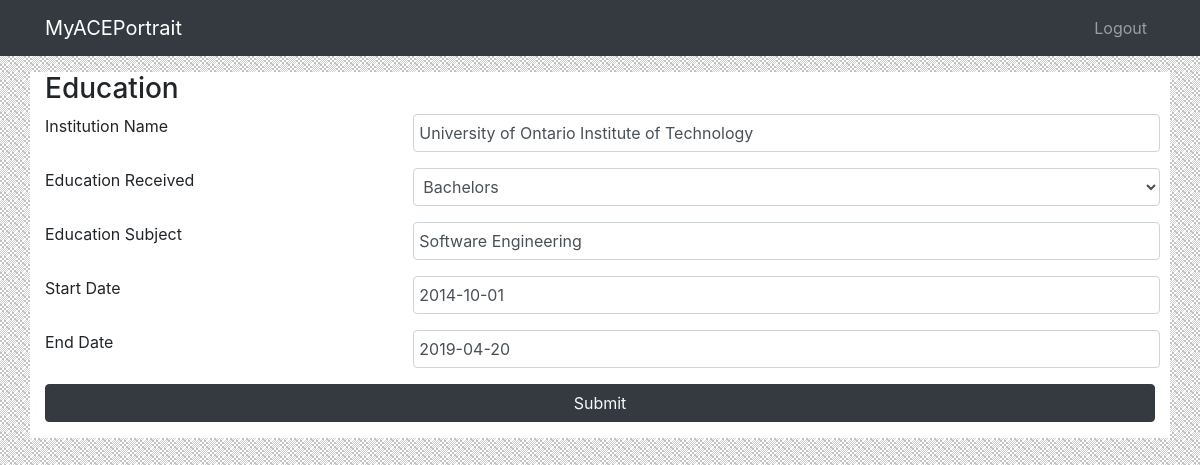
Page /p/education/edit/1 (signed in) on the committed database.
### main/models.py (models this page shows, shortened)
class ProspectEducation(models.Model):
	TYPE = (
		('C', 'Certificate'),
		('D', 'Diploma'),
		('B', 'Bachelors'),
		('M', 'Masters'),
		('P', 'PhD')
	)
	prospect = models.ForeignKey(User, on_delete=models.CASCADE)
	date_created = models.DateTimeField(auto_now_add=True)
	institution = models.CharField(max_length=100)
	edu_type = models.CharField(max_length=100, choices=TYPE)
	edu_subject = models.CharField(max_length=100)
	start_date = models.DateField()
	end_date = models.DateField()

### main/views.py (the view)
# urls.py: path('p/education/edit/<int:education>', views.prospect_edit_education, name='prospect_edit_education'),
def prospect_edit_education(request, education=None):
	if request.user.is_authenticated:
		is_classified(request)
		if not is_hunter(request):
			education = ProspectEducation.objects.get(pk=education)
			if education.prospect == request.user:
				if request.method == 'POST':
					form = ProspectEducationForm(request.POST, instance=education)
					if form.is_valid():
						form = form.save(commit=False)
						form.prospect = request.user
						form.save()
						return redirect('prospect_home')
				else:
					form = ProspectEducationForm(instance=education)
				context = {
					'form': form
				}
				return render(request, 'main/prospect/add_education.html', context)
	return redirect('landing')

### main/forms.py
class ProspectEducationForm(forms.ModelForm):
	class Meta:
		model = ProspectEducation
		fields = ['institution', 'edu_type', 'edu_subject', 'start_date', 'end_date']
		exclude = ['prospect', 'date_created']
	def __init__(self, *args, **kwargs):
		super(ProspectEducationForm, self).__init__(*args, **kwargs)
		for field in self.fields:
			self.fields[field].widget.attrs['class'] = 'col-8 form-control'

### main/views.py (called while the page is built)
def is_classified(request):
	if not UserProfile.objects.get(user=request.user):
		return redirect('choose_type')

def is_hunter(request):
	profile = UserProfile.objects.get(user=request.user)
	user_type = profile.user_type
	if user_type == 'HUNTER':
		return True
	else:
		return False

### main/templates/main/prospect/add_education.html (shortened to what this page needs)
{% include 'main/components/header.html' %}
{% load static %}
{% include 'main/components/hunter-navbar.html' %}
<div class="container my-3 h-75">
	<div class="row">
		<div class="col-12" style="background-color: white">
			<h3>Education</h3>
			<form method="POST">
				<div class="form-group form-row">
					<label class="col-4">Institution Name</label>
					{{ form.institution }}
				</div>
				<div class="form-group form-row">
					<label class="col-4">Education Received</label>
					{{ form.edu_type }}
				</div>
				<div class="form-group form-row">
					<label class="col-4">Education Subject</label>
					{{ form.edu_subject }}
				</div>
				<div class="form-group form-row">
					<label class="col-4">Start Date</label>
					{{ form.start_date }}
				</div>
				<div class="form-group form-row">
					<label class="col-4">End Date</label>
					{{ form.end_date }}
				</div>
				<button type="submit" class="btn btn-dark text-light w-100">Submit</button>
			</form>
		</div>
	</div>
</div>

### rows in the picture
ProspectEducation: institution "University of Ontario Institute of Technology", edu_type "Bachelors", edu_subject "Software Engineering", start_date "2014-10-01", end_date "2019-04-20"
